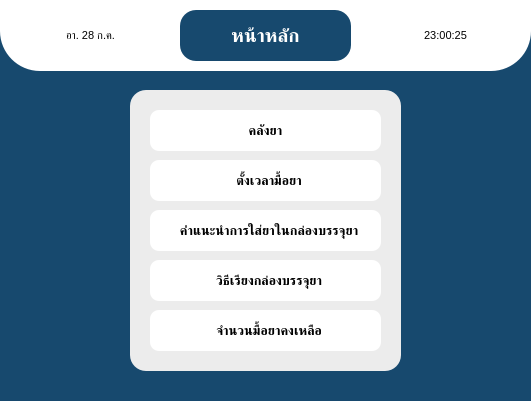
<?xml version="1.0" encoding="UTF-8"?>
<ui version="4.0">
 <class>Medicine_App</class>
 <widget class="QMainWindow" name="Medicine_App">
  <property name="geometry">
   <rect>
    <x>0</x>
    <y>0</y>
    <width>531</width>
    <height>401</height>
   </rect>
  </property>
  <property name="windowTitle">
   <string>หน้าหลัก</string>
  </property>
  <property name="styleSheet">
   <string notr="true">
background-color: rgb(23, 73, 110);</string>
  </property>
  <widget class="QWidget" name="Home_Page">
   <widget class="QFrame" name="frame">
    <property name="geometry">
     <rect>
      <x>0</x>
      <y>-60</y>
      <width>531</width>
      <height>131</height>
     </rect>
    </property>
    <property name="styleSheet">
     <string notr="true">border-radius: 40px;
background-color: rgb(255, 255, 255);</string>
    </property>
    <property name="frameShape">
     <enum>QFrame::StyledPanel</enum>
    </property>
    <property name="frameShadow">
     <enum>QFrame::Raised</enum>
    </property>
    <widget class="QLabel" name="home_label">
     <property name="geometry">
      <rect>
       <x>180</x>
       <y>70</y>
       <width>171</width>
       <height>51</height>
      </rect>
     </property>
     <property name="font">
      <font>
       <pointsize>14</pointsize>
       <weight>75</weight>
       <bold>true</bold>
      </font>
     </property>
     <property name="styleSheet">
      <string notr="true">border-radius: 16px;
color: rgb(255, 255, 255);
background-color: rgb(23, 73, 110);</string>
     </property>
     <property name="frameShape">
      <enum>QFrame::Box</enum>
     </property>
     <property name="lineWidth">
      <number>1</number>
     </property>
     <property name="text">
      <string>หน้าหลัก</string>
     </property>
     <property name="textFormat">
      <enum>Qt::AutoText</enum>
     </property>
     <property name="scaledContents">
      <bool>false</bool>
     </property>
     <property name="alignment">
      <set>Qt::AlignCenter</set>
     </property>
     <property name="wordWrap">
      <bool>true</bool>
     </property>
    </widget>
    <widget class="QLabel" name="label_3">
     <property name="geometry">
      <rect>
       <x>30</x>
       <y>70</y>
       <width>121</width>
       <height>51</height>
      </rect>
     </property>
     <property name="font">
      <font>
       <pointsize>8</pointsize>
      </font>
     </property>
     <property name="styleSheet">
      <string notr="true"/>
     </property>
     <property name="text">
      <string>อา. 28 ก.ค.</string>
     </property>
     <property name="alignment">
      <set>Qt::AlignCenter</set>
     </property>
    </widget>
    <widget class="QLabel" name="label">
     <property name="geometry">
      <rect>
       <x>410</x>
       <y>70</y>
       <width>71</width>
       <height>51</height>
      </rect>
     </property>
     <property name="font">
      <font>
       <pointsize>8</pointsize>
      </font>
     </property>
     <property name="text">
      <string>23:00:25</string>
     </property>
     <property name="alignment">
      <set>Qt::AlignCenter</set>
     </property>
    </widget>
   </widget>
   <widget class="QFrame" name="frame_2">
    <property name="geometry">
     <rect>
      <x>130</x>
      <y>90</y>
      <width>271</width>
      <height>281</height>
     </rect>
    </property>
    <property name="styleSheet">
     <string notr="true">border-radius: 16px;
background-color: rgb(236, 236, 236);</string>
    </property>
    <property name="frameShape">
     <enum>QFrame::StyledPanel</enum>
    </property>
    <property name="frameShadow">
     <enum>QFrame::Raised</enum>
    </property>
   </widget>
   <widget class="QPushButton" name="addDrug_pushButton">
    <property name="geometry">
     <rect>
      <x>150</x>
      <y>110</y>
      <width>231</width>
      <height>41</height>
     </rect>
    </property>
    <property name="font">
     <font>
      <pointsize>10</pointsize>
      <weight>75</weight>
      <bold>true</bold>
     </font>
    </property>
    <property name="styleSheet">
     <string notr="true">border-radius: 9px;
color: rgb(0, 0, 0);
border-color: rgb(0, 0, 0);
background-color: rgb(255, 255, 255);</string>
    </property>
    <property name="text">
     <string>คลังยา</string>
    </property>
    <property name="icon">
     <iconset resource="../Resources/resources.qrc">
      <normaloff>:/icons/drug_icon.png</normaloff>:/icons/drug_icon.png</iconset>
    </property>
    <property name="iconSize">
     <size>
      <width>20</width>
      <height>40</height>
     </size>
    </property>
    <property name="autoDefault">
     <bool>false</bool>
    </property>
    <property name="default">
     <bool>false</bool>
    </property>
    <property name="flat">
     <bool>false</bool>
    </property>
   </widget>
   <widget class="QPushButton" name="setting_pushButton">
    <property name="geometry">
     <rect>
      <x>150</x>
      <y>160</y>
      <width>231</width>
      <height>41</height>
     </rect>
    </property>
    <property name="font">
     <font>
      <pointsize>10</pointsize>
      <weight>75</weight>
      <bold>true</bold>
     </font>
    </property>
    <property name="styleSheet">
     <string notr="true">border-radius: 9px;
color: rgb(0, 0, 0);
border-color: rgb(0, 0, 0);
background-color: rgb(255, 255, 255);</string>
    </property>
    <property name="text">
     <string>  ตั้งเวลามื้อยา</string>
    </property>
    <property name="icon">
     <iconset resource="../Resources/resources.qrc">
      <normaloff>:/icons/setting_icon.png</normaloff>:/icons/setting_icon.png</iconset>
    </property>
    <property name="iconSize">
     <size>
      <width>20</width>
      <height>40</height>
     </size>
    </property>
    <property name="autoDefault">
     <bool>false</bool>
    </property>
    <property name="default">
     <bool>false</bool>
    </property>
    <property name="flat">
     <bool>false</bool>
    </property>
   </widget>
   <widget class="QPushButton" name="putDrug_pushButton">
    <property name="geometry">
     <rect>
      <x>150</x>
      <y>210</y>
      <width>231</width>
      <height>41</height>
     </rect>
    </property>
    <property name="font">
     <font>
      <pointsize>10</pointsize>
      <weight>75</weight>
      <bold>true</bold>
     </font>
    </property>
    <property name="styleSheet">
     <string notr="true">border-radius: 9px;
color: rgb(0, 0, 0);
border-color: rgb(0, 0, 0);
background-color: rgb(255, 255, 255);</string>
    </property>
    <property name="text">
     <string>  คำแนะนำการใส่ยาในกล่องบรรจุยา</string>
    </property>
    <property name="icon">
     <iconset resource="../Resources/resources.qrc">
      <normaloff>:/icons/istockphoto-1263011147-170667a.jpg</normaloff>:/icons/istockphoto-1263011147-170667a.jpg</iconset>
    </property>
    <property name="iconSize">
     <size>
      <width>20</width>
      <height>50</height>
     </size>
    </property>
    <property name="autoDefault">
     <bool>false</bool>
    </property>
    <property name="default">
     <bool>false</bool>
    </property>
    <property name="flat">
     <bool>false</bool>
    </property>
   </widget>
   <widget class="QPushButton" name="alignment_pushButton">
    <property name="geometry">
     <rect>
      <x>150</x>
      <y>260</y>
      <width>231</width>
      <height>41</height>
     </rect>
    </property>
    <property name="font">
     <font>
      <pointsize>10</pointsize>
      <weight>75</weight>
      <bold>true</bold>
     </font>
    </property>
    <property name="styleSheet">
     <string notr="true">border-radius: 9px;
color: rgb(0, 0, 0);
border-color: rgb(0, 0, 0);
background-color: rgb(255, 255, 255);</string>
    </property>
    <property name="text">
     <string>  วิธีเรียงกล่องบรรจุยา</string>
    </property>
    <property name="icon">
     <iconset resource="../Resources/resources.qrc">
      <normaloff>:/icons/Industry-Rack-icon.png</normaloff>:/icons/Industry-Rack-icon.png</iconset>
    </property>
    <property name="iconSize">
     <size>
      <width>20</width>
      <height>50</height>
     </size>
    </property>
    <property name="autoDefault">
     <bool>false</bool>
    </property>
    <property name="default">
     <bool>false</bool>
    </property>
    <property name="flat">
     <bool>false</bool>
    </property>
   </widget>
   <widget class="QPushButton" name="drugLeft_pushButton">
    <property name="geometry">
     <rect>
      <x>150</x>
      <y>310</y>
      <width>231</width>
      <height>41</height>
     </rect>
    </property>
    <property name="font">
     <font>
      <pointsize>10</pointsize>
      <weight>75</weight>
      <bold>true</bold>
     </font>
    </property>
    <property name="styleSheet">
     <string notr="true">border-radius: 9px;
color: rgb(0, 0, 0);
border-color: rgb(0, 0, 0);
background-color: rgb(255, 255, 255);</string>
    </property>
    <property name="text">
     <string>  จำนวนมื้อยาคงเหลือ</string>
    </property>
    <property name="icon">
     <iconset resource="../Resources/resources.qrc">
      <normaloff>:/icons/table_icon.png</normaloff>:/icons/table_icon.png</iconset>
    </property>
    <property name="iconSize">
     <size>
      <width>20</width>
      <height>50</height>
     </size>
    </property>
    <property name="autoDefault">
     <bool>false</bool>
    </property>
    <property name="default">
     <bool>false</bool>
    </property>
    <property name="flat">
     <bool>false</bool>
    </property>
   </widget>
  </widget>
 </widget>
 <resources>
  <include location="../Resources/resources.qrc"/>
  <include location="../../../../../../Program Files (x86)/Resources/resources.qrc"/>
 </resources>
 <connections/>
</ui>
